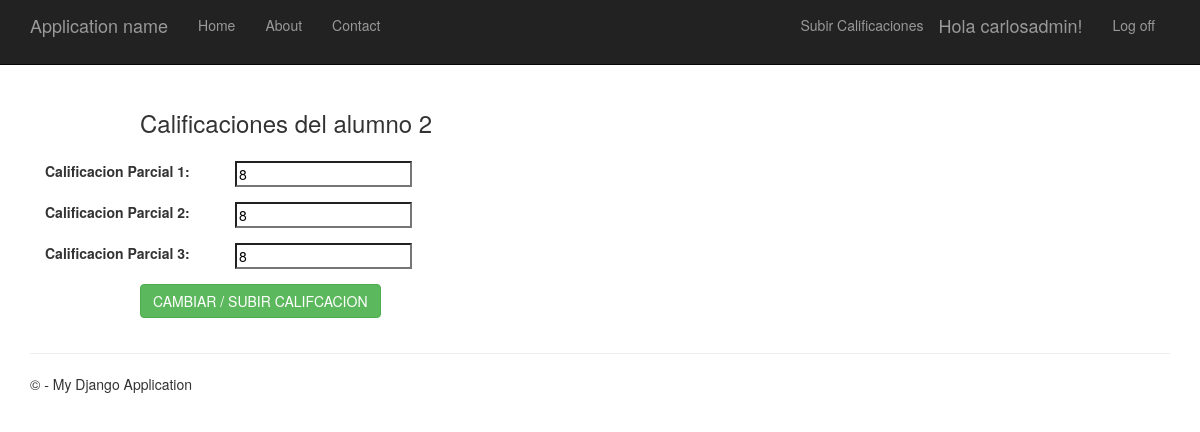
Page /edit/2 (signed in) on the committed database.
### app/models.py (models this page shows)
class Historial(models.Model):
    Matricula_ID    = models.ForeignKey(Alumno, on_delete=models.CASCADE)
    Materia_ID      = models.ForeignKey(Materia, on_delete=models.CASCADE)
    Periodo_ID      = models.CharField(max_length=10,default='2020-2021')
    Semestre        = models.CharField(max_length=3)
    Calif_Parcial_1 = models.CharField(max_length=3)
    Calif_Parcial_2 = models.CharField(max_length=3)
    Calif_Parcial_3 = models.CharField(max_length=3)
    class Meta:
        db_table = "historial"

### app/views.py (the view)
# urls.py: path('edit/<int:id>', views.edit,name='edit'),
def edit(request, id):
    historial = Historial.objects.get(id=id)
    return render(request,
                  'app/edit.html',
                  {
                      'historial':historial
                      }
                  )

### app/templates/app/edit.html (shortened to what this page needs)
﻿{% extends "app/layout.html" %}
{% block content %}
<form method="POST" class="post-form" action="/update/{{historial.id}}">
    <div class="container">
    <br>
        <div class="form-group row">
            <label class="col-sm-1 col-form-label"></label>
            <div class="col-sm-4">
                <h3>Calificaciones del alumno {{ historial.id }}</h3>
            </div>
        </div>
        <div class="form-group row">
        <label class="col-sm-2 col-form-label" for="id_Calif_Parcial_3">Calificacion Parcial 1:</label>
            <div class="col-sm-4">
                <input type="text" name="Calif_Parcial_1"  required id="id_Calif_Parcial_1" maxlength="3" value="{{ historial.Calif_Parcial_1  }}"/>
            </div>
        </div>
        <div class="form-group row">
        <label class="col-sm-2 col-form-label" for="id_Calif_Parcial_2">Calificacion Parcial 2:</label>
            <div class="col-sm-4">
                <input type="text" name="Calif_Parcial_2"  required id="id_Calif_Parcial_2" maxlength="3" value="{{ historial.Calif_Parcial_2  }}"/>
            </div>
        </div>
        <div class="form-group row">
        <label class="col-sm-2 col-form-label" for="id_Calif_Parcial_3">Calificacion Parcial 3:</label>
            <div class="col-sm-4">
                <input type="text" name="Calif_Parcial_3"  required id="id_Calif_Parcial_3" maxlength="3" value="{{ historial.Calif_Parcial_3  }}"/>
            </div>
        </div>
        <div class="form-group row">
            <label class="col-sm-1 col-form-label"></label>
            <div class="col-sm-4">
                <button type="submit"
                        class="btn btn-success">
                        CAMBIAR / SUBIR CALIFCACION
                </button>
            </div>
        </div>
    </div>
</form>
{% endblock %}

### app/templates/app/loginpartial.html (shortened to what this page needs)
{% if user.is_authenticated %}
<form id="logoutForm" action="/logout/" method="post" class="navbar-right">
    <ul class="nav navbar-nav navbar-right">
        {% if user.is_staff %}
            <li><a href="{% url 'show' %}">Subir Calificaciones</a></li>
        {%endif%}
        <li><span class="navbar-brand">Hola  {{ user.username }}!</span></li>
        <li><a href="javascript:document.getElementById('logoutForm').submit()">Log off</a></li>
    </ul>
</form>
{% else %}
<ul class="nav navbar-nav navbar-right">
    <li><a href="{% url 'login' %}">Log in</a></li>
</ul>
{% endif %}

### app/static/app/content/site.css (style rules this page uses)
body { padding-top: 50px; padding-bottom: 20px; }
input, select, textarea { max-width: 280px; }

### rows in the picture
Historial: id "2", Calif_Parcial_1 "8", Calif_Parcial_2 "8", Calif_Parcial_3 "8"

### other values in the picture
{{ user.username }} "carlosadmin"
